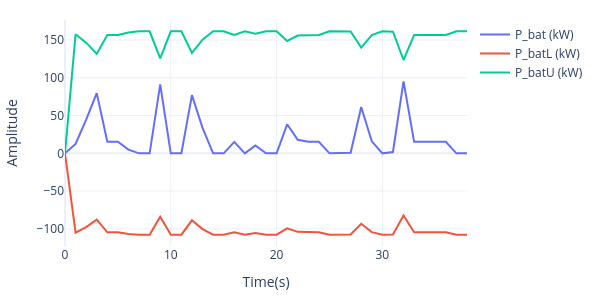

The cell this chart's notebook holds for it:
### Code cell
time, P_req, I_bat, U_DC, P_bat, P_batL, P_batU, P_fc, dP_fc, SOC = [ems[col].values for col in ems.columns]
ys = [P_bat, P_batL, P_batU]
xs = [time]*len(ys)
PlotSeriesPLY1(xs,ys, names=['P_bat (kW)', 'P_batL (kW)', 'P_batU (kW)'], title=None, h=300)
